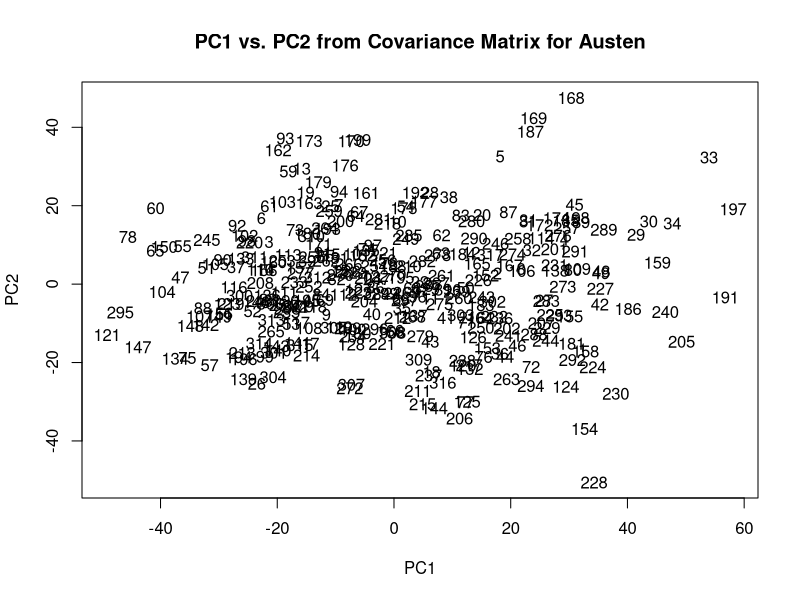
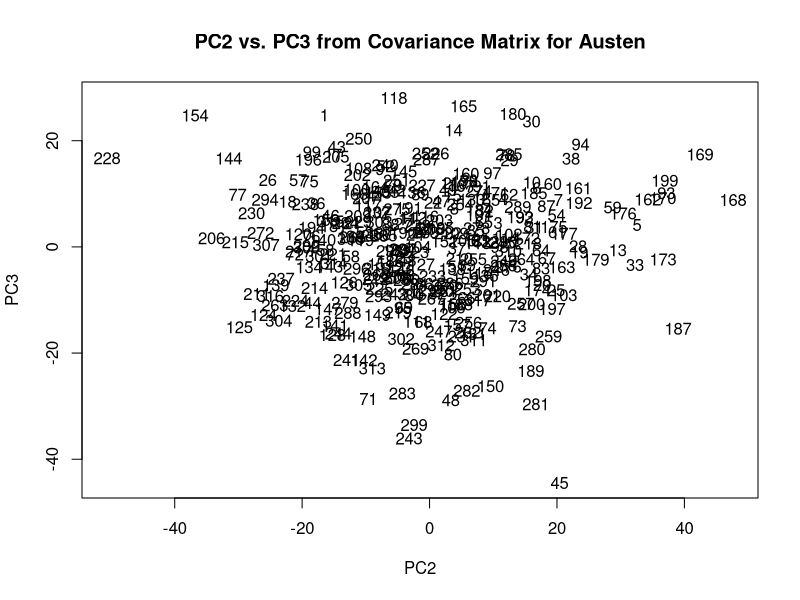
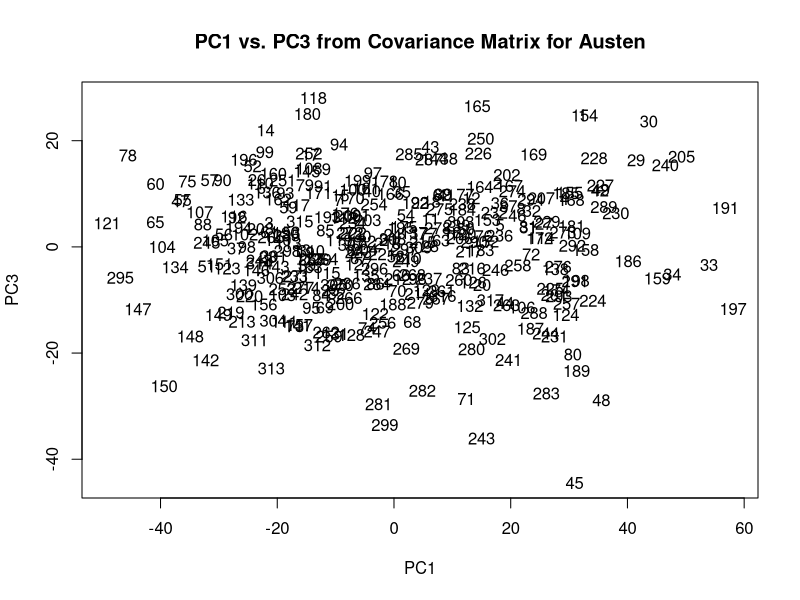
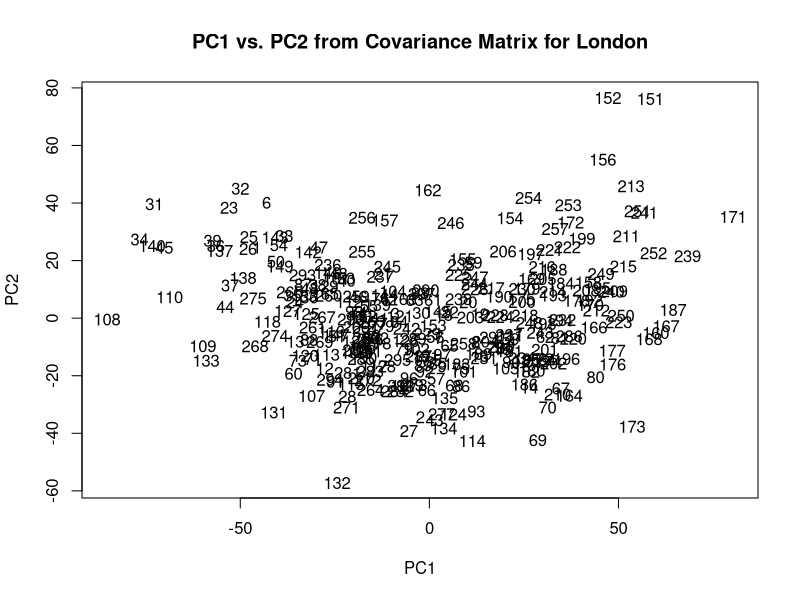
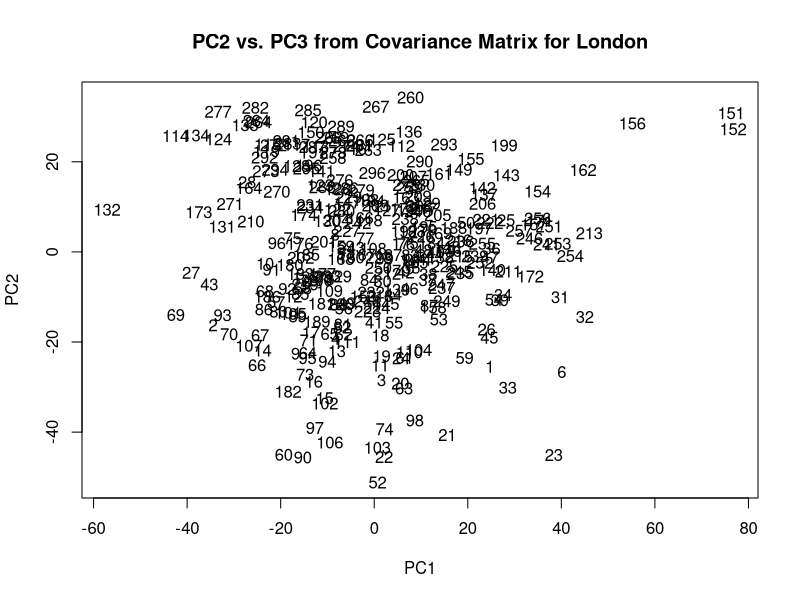
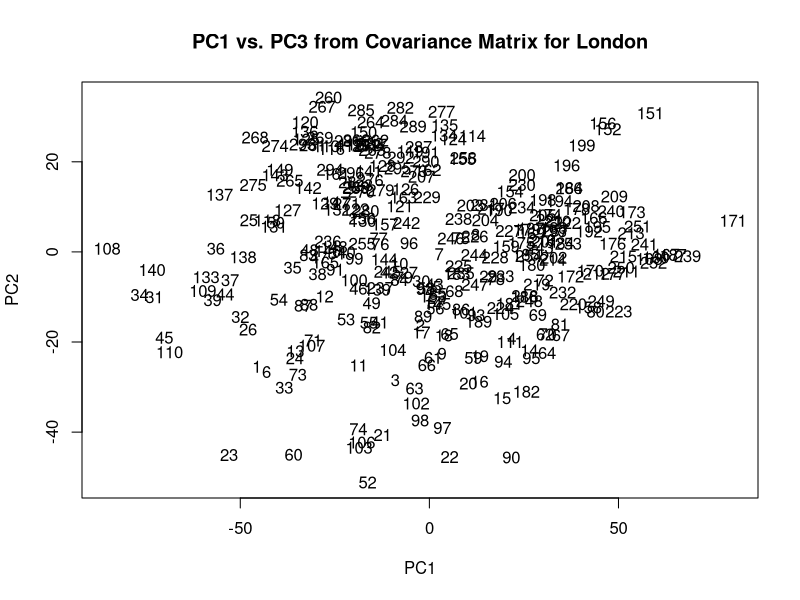

Write R code to recreate these figures, in order. (Note: this script raises an error after producing the figures.)


##### Per Class Analysis #####

library(randomForest)
library(e1071)
library(MASS)
library(rpart)
library(lattice)
library(nnet)
library(cluster)

author<-read.table("author.txt",sep=",",header = T)
names(author)
table(author$Author)
error<-function(x){((sum(x)-sum(diag(x)))/sum(x))*100}

##Training and Test Sets
select7030<-c(32:45,111:138,148:151,217:244,296:317,354:368,411:428,442:446,466:473,542:571,601:613,646:659,665:668,678:681,692:696,708:712,724:728,737:740,752:756,763:766,779:783,791:793,807:811,822:826,837:841)
author.train<-author[-select7030,]
author.test<-author[select7030,]

austen.train<-author[c(1:221),]
london.train<-author[c(222:428),]
milton.train<-author[c(429:465),]
shakespeare.train<-author[c(466:583),]

austen.test<-author[c(1:96),]
london.test<-author[c(97:185),]
milton.test<-author[c(186:203),]
shakespeare.test<-author[c(204:258),]

##Subset by Authors
austen<-author[c(1:317),]
london<-author[c(318:613),]
milton<-author[c(614:668),]
shakespeare<-author[c(669:841),]

#####ADD IN COLORS BASED ON BOOKS?

##PCA

#Austen
apcnumeric<-austen[-c(70:72)]
apca.cov<-princomp(apcnumeric,cor=F)
summary(apca.cov)
loadings(apca.cov)

apca.cov.pred<-predict(apca.cov)
plot(apca.cov.pred[,1],apca.cov.pred[,2],type="n",xlab="PC1",ylab="PC2")
text(apca.cov.pred[,1],apca.cov.pred[,2])
title("PC1 vs. PC2 from Covariance Matrix for Austen")

apca.cov.pred<-predict(apca.cov)
plot(apca.cov.pred[,2],apca.cov.pred[,3],type="n",xlab="PC2",ylab="PC3")
text(apca.cov.pred[,2],apca.cov.pred[,3])
title("PC2 vs. PC3 from Covariance Matrix for Austen")

apca.cov.pred<-predict(apca.cov)
plot(apca.cov.pred[,1],apca.cov.pred[,3],type="n",xlab="PC1",ylab="PC3")
text(apca.cov.pred[,1],apca.cov.pred[,3])
title("PC1 vs. PC3 from Covariance Matrix for Austen")

#London
lpcnumeric<-london[-c(70:72)]
lpca.cov<-princomp(lpcnumeric,cor=F)
summary(lpca.cov)
loadings(lpca.cov)

lpca.cov.pred<-predict(lpca.cov)
plot(lpca.cov.pred[,1],lpca.cov.pred[,2],type="n",xlab="PC1",ylab="PC2")
text(lpca.cov.pred[,1],lpca.cov.pred[,2])
title("PC1 vs. PC2 from Covariance Matrix for London")

lpca.cov.pred<-predict(lpca.cov)
plot(lpca.cov.pred[,2],lpca.cov.pred[,3],type="n",xlab="PC1",ylab="PC2")
text(lpca.cov.pred[,2],lpca.cov.pred[,3])
title("PC2 vs. PC3 from Covariance Matrix for London")

lpca.cov.pred<-predict(lpca.cov)
plot(lpca.cov.pred[,1],lpca.cov.pred[,3],type="n",xlab="PC1",ylab="PC2")
text(lpca.cov.pred[,1],lpca.cov.pred[,3])
title("PC1 vs. PC3 from Covariance Matrix for London")

#Milton
mpcnumeric<-milton[-c(70:72)]
mpca.cov<-princomp(mpcnumeric,cor=F)
summary(mpca.cov)
loadings(mpca.cov)

mpca.cov.pred<-predict(mpca.cov)
plot(mpca.cov.pred[,1],mpca.cov.pred[,2],type="n",xlab="PC1",ylab="PC2")
text(mpca.cov.pred[,1],mpca.cov.pred[,2])
title("PC1 vs. PC2 from Covariance Matrix for Milton")

mpca.cov.pred<-predict(mpca.cov)
plot(mpca.cov.pred[,2],mpca.cov.pred[,3],type="n",xlab="PC2",ylab="PC3")
text(mpca.cov.pred[,2],mpca.cov.pred[,3])
title("PC2 vs. PC3 from Covariance Matrix for Milton")

mpca.cov.pred<-predict(mpca.cov)
plot(mpca.cov.pred[,1],mpca.cov.pred[,3],type="n",xlab="PC1",ylab="PC3")
text(mpca.cov.pred[,1],mpca.cov.pred[,3])
title("PC1 vs. PC3 from Covariance Matrix for Milton")

#Shakespeare
spcnumeric<-shakespeare[-c(70:72)]
spca.cov<-princomp(spcnumeric,cor=F)
summary(spca.cov)
loadings(spca.cov)

spca.cov.pred<-predict(spca.cov)
plot(spca.cov.pred[,1],spca.cov.pred[,2],type="n",xlab="PC1",ylab="PC2")
text(spca.cov.pred[,1],spca.cov.pred[,2])
title("PC1 vs. PC2 from Covariance Matrix for Shakespeare")

spca.cov.pred<-predict(spca.cov)
plot(spca.cov.pred[,2],spca.cov.pred[,3],type="n",xlab="PC1",ylab="PC2")
text(spca.cov.pred[,2],spca.cov.pred[,3])
title("PC2 vs. PC3 from Covariance Matrix for Shakespeare")

spca.cov.pred<-predict(spca.cov)
plot(spca.cov.pred[,1],spca.cov.pred[,3],type="n",xlab="PC1",ylab="PC2")
text(spca.cov.pred[,1],spca.cov.pred[,3])
title("PC1 vs. PC2 from Covariance Matrix for Shakespeare")

##FA

#Austen
afanumeric<-austen[-c(70:72)]
afa<-factanal(factors=16,afanumeric,scores="Bartlett")
sort(abs(afa$loadings[,1]))

plot(afa$scores[,1],afa$scores[,2],type="n",xlab="FA1",ylab="FA2")
text(afa$scores[,1],afa$scores[,2])
title("FA1 vs. FA2 from Covariance Matrix based on Austen")

plot(afa$scores[,2],afa$scores[,3],type="n",xlab="FA2",ylab="FA3")
text(afa$scores[,2],afa$scores[,3])
title("FA2 vs. FA3 from Covariance Matrix based on Austen")

plot(afa$scores[,1],afa$scores[,3],type="n",xlab="FA1",ylab="FA3")
text(afa$scores[,1],afa$scores[,3])
title("FA1 vs. FA3 from Covariance Matrix based on Austen")

#London
lfanumeric<-london[-c(70:72)]
lfa<-factanal(factors=21,lfanumeric,scores="Bartlett")
sort(abs(lfa$loadings[,1]))

plot(lfa$scores[,1],lfa$scores[,2],type="n",xlab="FA1",ylab="FA2")
text(lfa$scores[,1],lfa$scores[,2])
title("FA1 vs. FA2 from Covariance Matrix based on London")

plot(lfa$scores[,2],lfa$scores[,3],type="n",xlab="FA2",ylab="FA3")
text(lfa$scores[,2],lfa$scores[,3])
title("FA2 vs. FA3 from Covariance Matrix based on London")

plot(lfa$scores[,1],lfa$scores[,3],type="n",xlab="FA1",ylab="FA3")
text(lfa$scores[,1],lfa$scores[,3])
title("FA1 vs. FA3 from Covariance Matrix based on London")

#Milton #####DOESNT WORK#####
# mfanumeric<-milton[-c(70:72)]
# mfa<-factanal(factors=2,mfanumeric,scores="Bartlett")
# sort(abs(mfa$loadings[,1]))
# 
# plot(mfa$scores[,1],mfa$scores[,2],type="n",xlab="FA1",ylab="FA2")
# text(mfa$scores[,1],mfa$scores[,2])
# title("FA1 vs. FA2 from Covariance Matrix based on Milton")
# 
# plot(mfa$scores[,2],mfa$scores[,3],type="n",xlab="FA2",ylab="FA3")
# text(mfa$scores[,2],mfa$scores[,3])
# title("FA2 vs. FA3 from Covariance Matrix based on Milton")
# 
# plot(mfa$scores[,1],mfa$scores[,3],type="n",xlab="FA1",ylab="FA3")
# text(mfa$scores[,1],mfa$scores[,3])
# title("FA1 vs. FA3 from Covariance Matrix based on Milton")

#Shakespeare
sfanumeric<-shakespeare[-c(70:72)]
sfa<-factanal(factors=11,sfanumeric,scores="Bartlett")
sort(abs(sfa$loadings[,1]))

plot(sfa$scores[,1],sfa$scores[,2],type="n",xlab="FA1",ylab="FA2")
text(sfa$scores[,1],sfa$scores[,2])
title("FA1 vs. FA2 from Covariance Matrix based on Shakespeare")

plot(sfa$scores[,2],sfa$scores[,3],type="n",xlab="FA2",ylab="FA3")
text(sfa$scores[,2],sfa$scores[,3])
title("FA2 vs. FA3 from Covariance Matrix based on Shakespeare")

plot(sfa$scores[,1],sfa$scores[,3],type="n",xlab="FA1",ylab="FA3")
text(sfa$scores[,1],sfa$scores[,3])
title("FA1 vs. FA3 from Covariance Matrix based on Shakespeare")

##MDS
austen.cor<-cor(austen[-c(70:72)])
levelplot(austen.cor)

london.cor<-cor(london[-c(70:72)])
levelplot(london.cor)

milton.cor<-cor(milton[-c(70:72)])
levelplot(milton.cor)

shakespeare.cor<-cor(shakespeare[-c(70:72)])
levelplot(shakespeare.cor)

##LDA

#Austen
austen.lda<-lda(BookID~a+all+also+an+any+are+as+at+be+been+but+by+can+do+down+even+every+for.+from+had+has+have+her+his+if.+in.+into+is+it+its+may+more+must+my+no+not+now+of+on+one+only+or+our+should+so+some+such+than+that+the+their+then+there+things+this+to+up+upon+was+were+what+when+which+who+will+with+would+your,data=austen.train)
print(austen.lda)

austen.ldapredicttrain<-predict(austen.lda,austen.train)
atldatrain<-table(austen.train$BookID,austen.ldapredicttrain$class)
error(atldatrain)

austen.ldapredicttest<-predict(austen.lda,austen.test)
atldatest<-table(austen.test$BookID,austen.ldapredicttest$class)
error(atldatest)

#London
london.lda<-lda(BookID~a+all+also+an+any+are+as+at+be+been+but+by+can+do+down+even+every+for.+from+had+has+have+her+his+if.+in.+into+is+it+its+may+more+must+my+no+not+now+of+on+one+only+or+our+should+so+some+such+than+that+the+their+then+there+things+this+to+up+upon+was+were+what+when+which+who+will+with+would+your,data=london.train)
print(london.lda)

london.ldapredicttrain<-predict(london.lda,london.train)
ltldatrain<-table(london.train$BookID,london.ldapredicttrain$class)
error(ltldatrain)

london.ldapredicttest<-predict(london.lda,london.test)
ltldatest<-table(london.test$BookID,london.ldapredicttest$class)
error(ltldatest)

#Milton
milton.lda<-lda(BookID~a+all+also+an+any+are+as+at+be+been+but+by+can+do+down+even+every+for.+from+had+has+have+her+his+if.+in.+into+is+it+its+may+more+must+my+no+not+now+of+on+one+only+or+our+should+so+some+such+than+that+the+their+then+there+things+this+to+up+upon+was+were+what+when+which+who+will+with+would+your,data=milton.train)
print(milton.lda)

milton.ldapredicttrain<-predict(milton.lda,milton.train)
mtldatrain<-table(milton.train$BookID,milton.ldapredicttrain$class)
error(mtldatrain)

milton.ldapredicttest<-predict(milton.lda,milton.test)
mtldatest<-table(milton.test$BookID,milton.ldapredicttest$class)
error(mtldatest)

#Shakespeare
shakespeare.lda<-lda(BookID~a+all+also+an+any+are+as+at+be+been+but+by+can+do+down+even+every+for.+from+had+has+have+her+his+if.+in.+into+is+it+its+may+more+must+my+no+not+now+of+on+one+only+or+our+should+so+some+such+than+that+the+their+then+there+things+this+to+up+upon+was+were+what+when+which+who+will+with+would+your,data=shakespeare.train)
print(shakespeare.lda)

shakespeare.ldapredicttrain<-predict(shakespeare.lda,shakespeare.train)
stldatrain<-table(shakespeare.train$BookID,shakespeare.ldapredicttrain$class)
error(stldatrain)

shakespeare.ldapredicttest<-predict(shakespeare.lda,shakespeare.test)
stldatest<-table(shakespeare.test$BookID,shakespeare.ldapredicttest$class)
error(stldatest)

##K-NN

##SVM

#Austen
austen.svm<-svm(BookID~a+all+also+an+any+are+as+at+be+been+but+by+can+do+down+even+every+for.+from+had+has+have+her+his+if.+in.+into+is+it+its+may+more+must+my+no+not+now+of+on+one+only+or+our+should+so+some+such+than+that+the+their+then+there+things+this+to+up+upon+was+were+what+when+which+who+will+with+would+your,data=austen.train,kernel="linear")
summary(austen.svm)

austen.pred<-predict(austen.svm,austen.train,decision.values=T)
atsvmtrain<-table(austen.train$BookID,austen.pred)
error(atsvmtrain)

austen.predtestsvm<-predict(austen.svm,austen.test,decision.values=T)
atsvmtest<-table(austen.test$BookID,austen.predtestsvm)
error(atsvmtest)

#London
london.svm<-svm(BookID~a+all+also+an+any+are+as+at+be+been+but+by+can+do+down+even+every+for.+from+had+has+have+her+his+if.+in.+into+is+it+its+may+more+must+my+no+not+now+of+on+one+only+or+our+should+so+some+such+than+that+the+their+then+there+things+this+to+up+upon+was+were+what+when+which+who+will+with+would+your,data=london.train,kernel="linear")
summary(london.svm)

london.pred<-predict(london.svm,london.train,decision.values=T)
ltsvmtrain<-table(london.train$BookID,london.pred)
error(ltsvmtrain)

london.predtestsvm<-predict(london.svm,london.test,decision.values=T)
ltsvmtest<-table(london.test$BookID,london.predtestsvm)
error(ltsvmtest)

#Milton
milton.svm<-svm(BookID~a+all+also+an+any+are+as+at+be+been+but+by+can+do+down+even+every+for.+from+had+has+have+her+his+if.+in.+into+is+it+its+may+more+must+my+no+not+now+of+on+one+only+or+our+should+so+some+such+than+that+the+their+then+there+things+this+to+up+upon+was+were+what+when+which+who+will+with+would+your,data=milton.train,kernel="linear")
summary(milton.svm)

milton.pred<-predict(milton.svm,milton.train,decision.values=T)
mtsvmtrain<-table(milton.train$BookID,milton.pred)
error(mtsvmtrain)

milton.predtestsvm<-predict(milton.svm,milton.test,decision.values=T)
mtsvmtest<-table(milton.test$BookID,milton.predtestsvm)
error(mtsvmtest)

#Shakespeare
shakespeare.svm<-svm(BookID~a+all+also+an+any+are+as+at+be+been+but+by+can+do+down+even+every+for.+from+had+has+have+her+his+if.+in.+into+is+it+its+may+more+must+my+no+not+now+of+on+one+only+or+our+should+so+some+such+than+that+the+their+then+there+things+this+to+up+upon+was+were+what+when+which+who+will+with+would+your,data=shakespeare.train,kernel="linear")
summary(shakespeare.svm)

shakespeare.pred<-predict(shakespeare.svm,shakespeare.train,decision.values=T)
stsvmtrain<-table(shakespeare.train$BookID,shakespeare.pred)
error(stsvmtrain)

shakespeare.predtestsvm<-predict(shakespeare.svm,shakespeare.test,decision.values=T)
stsvmtest<-table(shakespeare.test$BookID,shakespeare.predtestsvm)
error(stsvmtest)

##Trees

##RandomForest

#Austen
austenRF<-randomForest(BookID~a+all+also+an+any+are+as+at+be+been+but+by+can+do+down+even+every+for.+from+had+has+have+her+his+if.+in.+into+is+it+its+may+more+must+my+no+not+now+of+on+one+only+or+our+should+so+some+such+than+that+the+their+then+there+things+this+to+up+upon+was+were+what+when+which+who+will+with+would+your,data=austen.train,ntree=5000,importance=TRUE)
print(austenRF)

hist(treesize(austenRF))
importance(austenRF)
varImpPlot(austenRF)

austen.predictrf<-predict(austenRF,austen.train,type="class")
arftrain<-table(austen.train$BookID,austen.predictrf)
error(arftrain)

austen.predictrftest<-predict(austenRF,austen.test,type="class")
arftest<-table(austen.test$BookID,austen.predictrftest)
error(arftest)

#London
londonRF<-randomForest(BookID~a+all+also+an+any+are+as+at+be+been+but+by+can+do+down+even+every+for.+from+had+has+have+her+his+if.+in.+into+is+it+its+may+more+must+my+no+not+now+of+on+one+only+or+our+should+so+some+such+than+that+the+their+then+there+things+this+to+up+upon+was+were+what+when+which+who+will+with+would+your,data=london.train,ntree=5000,importance=TRUE)
print(londonRF)

hist(treesize(londonRF))
importance(londonRF)
varImpPlot(londonRF)

london.predictrf<-predict(londonRF,london.train,type="class")
lrftrain<-table(london.train$BookID,london.predictrf)
error(lrftrain)

london.predictrftest<-predict(londonRF,london.test,type="class")
lrftest<-table(london.test$BookID,london.predictrftest)
error(lrftest)

#Milton
miltonRF<-randomForest(BookID~a+all+also+an+any+are+as+at+be+been+but+by+can+do+down+even+every+for.+from+had+has+have+her+his+if.+in.+into+is+it+its+may+more+must+my+no+not+now+of+on+one+only+or+our+should+so+some+such+than+that+the+their+then+there+things+this+to+up+upon+was+were+what+when+which+who+will+with+would+your,data=milton.train,ntree=5000,importance=TRUE)
print(miltonRF)

hist(treesize(miltonRF))
importance(miltonRF)
varImpPlot(miltonRF)

milton.predictrf<-predict(miltonRF,milton.train,type="class")
mrftrain<-table(milton.train$BookID,milton.predictrf)
error(mrftrain)

milton.predictrftest<-predict(miltonRF,milton.test,type="class")
mrftest<-table(milton.test$BookID,milton.predictrftest)
error(mrftest)

#Shakespeare
shakespeareRF<-randomForest(BookID~a+all+also+an+any+are+as+at+be+been+but+by+can+do+down+even+every+for.+from+had+has+have+her+his+if.+in.+into+is+it+its+may+more+must+my+no+not+now+of+on+one+only+or+our+should+so+some+such+than+that+the+their+then+there+things+this+to+up+upon+was+were+what+when+which+who+will+with+would+your,data=shakespeare.train,ntree=5000,importance=TRUE)
print(shakespeareRF)

hist(treesize(shakespeareRF))
importance(shakespeareRF)
varImpPlot(shakespeareRF)

shakespeare.predictrf<-predict(shakespeareRF,shakespeare.train,type="class")
srftrain<-table(shakespeare.train$BookID,shakespeare.predictrf)
error(srftrain)

shakespeare.predictrftest<-predict(shakespeareRF,shakespeare.test,type="class")
srftest<-table(shakespeare.test$BookID,shakespeare.predictrftest)
error(srftest)

##KMeans

##Hierarchical Clustering

#Austen
austen.single<-agnes(austen[-c(70:72)],diss=F,method="single")
diss_austen<-daisy(austen[-c(70:72)])
asil.single<-silhouette(cutree(austen.single,k=5),diss_austen)
plot(asil.single)
plot(austen.single,which.plots=2)

austen.complete<-agnes(austen[-c(70:72)],diss=F,method="complete")
diss_author<-daisy(austen[-c(70:72)])
asil.compelete<-silhouette(cutree(austen.complete,k=5),diss_austen)
plot(asil.compelete)
plot(austen.complete,which.plots=2)

austen.average<-agnes(austen[-c(70:72)],diss=F,method="average")
diss_austen<-daisy(austen[-c(70:72)])
asil.average<-silhouette(cutree(austen.average,k=5),diss_austen)
plot(asil.average)
plot(austen.average,which.plots=2)

austen.ward<-agnes(austen[-c(70:72)],diss=F,method="ward")
diss_austen<-daisy(austen[-c(70:72)])
asil.ward<-silhouette(cutree(austen.ward,k=4),diss_austen)
plot(asil.ward)
plot(austen.ward,which.plots=2)

#London
london.single<-agnes(london[-c(70:72)],diss=F,method="single")
diss_london<-daisy(london[-c(70:72)])
lsil.single<-silhouette(cutree(london.single,k=5),diss_london)
plot(lsil.single)
plot(london.single,which.plots=2)

london.complete<-agnes(london[-c(70:72)],diss=F,method="complete")
diss_london<-daisy(london[-c(70:72)])
lsil.compelete<-silhouette(cutree(london.complete,k=5),diss_london)
plot(lsil.compelete)
plot(london.complete,which.plots=2)

london.average<-agnes(london[-c(70:72)],diss=F,method="average")
diss_london<-daisy(london[-c(70:72)])
lsil.average<-silhouette(cutree(london.average,k=5),diss_london)
plot(lsil.average)
plot(london.average,which.plots=2)

london.ward<-agnes(london[-c(70:72)],diss=F,method="ward")
diss_london<-daisy(london[-c(70:72)])
lsil.ward<-silhouette(cutree(london.ward,k=4),diss_london)
plot(lsil.ward)
plot(london.ward,which.plots=2)

#Milton
milton.single<-agnes(milton[-c(70:72)],diss=F,method="single")
diss_milton<-daisy(milton[-c(70:72)])
msil.single<-silhouette(cutree(milton.single,k=5),diss_milton)
plot(msil.single)
plot(milton.single,which.plots=2)

milton.complete<-agnes(milton[-c(70:72)],diss=F,method="complete")
diss_milton<-daisy(milton[-c(70:72)])
msil.complete<-silhouette(cutree(milton.complete,k=5),diss_milton)
plot(msil.complete)
plot(milton.complete,which.plots=2)

milton.average<-agnes(milton[-c(70:72)],diss=F,method="average")
diss_milton<-daisy(milton[-c(70:72)])
msil.average<-silhouette(cutree(milton.average,k=5),diss_milton)
plot(msil.average)
plot(milton.average,which.plots=2)

milton.ward<-agnes(milton[-c(70:72)],diss=F,method="ward")
diss_milton<-daisy(milton[-c(70:72)])
msil.ward<-silhouette(cutree(milton.ward,k=5),diss_milton)
plot(msil.ward)
plot(milton.ward,which.plots=2)

#Shakespeare
shakespeare.single<-agnes(shakespeare[-c(70:72)],diss=F,method="single")
diss_milton<-daisy(shakespeare[-c(70:72)])
ssil.single<-silhouette(cutree(shakespeare.single,k=5),diss_shakespeare)
plot(ssil.single)
plot(shakespeare.single,which.plots=2)

shakespeare.complete<-agnes(shakespeare[-c(70:72)],diss=F,method="complete")
diss_milton<-daisy(shakespeare[-c(70:72)])
ssil.complete<-silhouette(cutree(shakespeare.complete,k=5),diss_shakespeare)
plot(ssil.complete)
plot(shakespeare.complete,which.plots=2)

shakespeare.average<-agnes(shakespeare[-c(70:72)],diss=F,method="average")
diss_milton<-daisy(shakespeare[-c(70:72)])
ssil.average<-silhouette(cutree(shakespeare.average,k=5),diss_shakespeare)
plot(ssil.average)
plot(shakespeare.average,which.plots=2)

shakespeare.ward<-agnes(shakespeare[-c(70:72)],diss=F,method="ward")
diss_milton<-daisy(shakespeare[-c(70:72)])
ssil.ward<-silhouette(cutree(shakespeare.ward,k=5),diss_shakespeare)
plot(ssil.ward)
plot(shakespeare.ward,which.plots=2)



